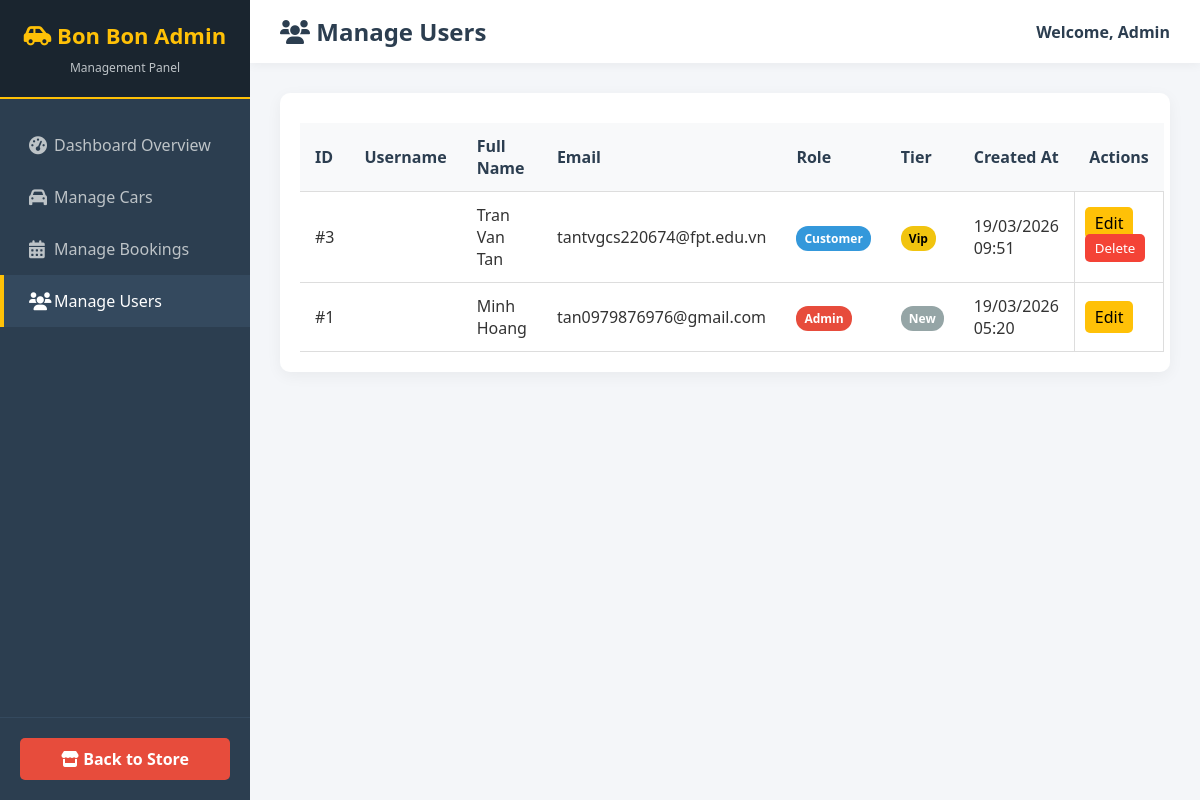
/index.php?action=admin_users (signed in), run on an earlier commit of the app's database.
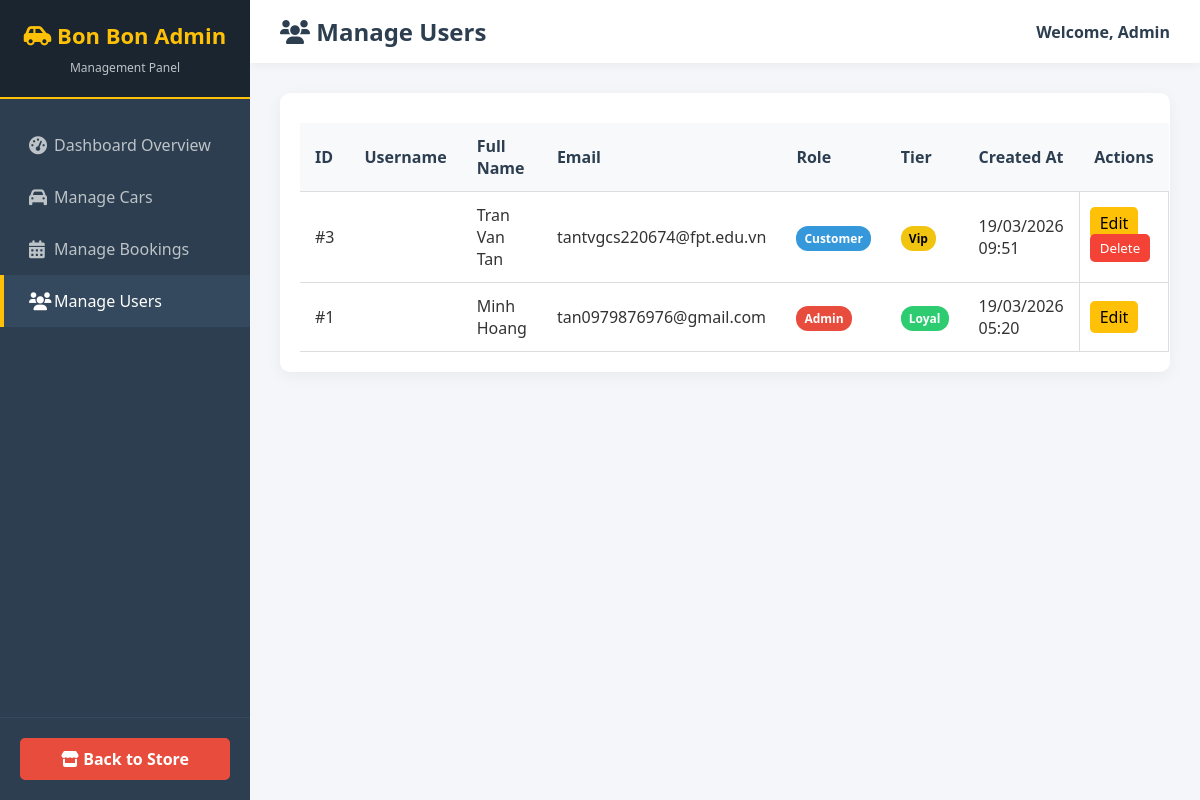
And on a later commit of the database.
### tables this page shows
CREATE TABLE `users` (
  `id` int(11) NOT NULL,
  `fullname` varchar(100) NOT NULL,
  `email` varchar(150) NOT NULL,
  `phone` varchar(20) NOT NULL,
  `password_hash` varchar(255) NOT NULL,
  `address` varchar(255) DEFAULT NULL,
  `avatar_url` varchar(255) DEFAULT NULL,
  `role` enum('admin','customer') DEFAULT 'customer',
  `is_active` tinyint(1) DEFAULT 0,
  `created_at` timestamp NOT NULL DEFAULT current_timestamp(),
  `updated_at` timestamp NOT NULL DEFAULT current_timestamp() ON UPDATE current_timestamp(),
  `membership_tier` enum('new','loyal','vip') DEFAULT 'new'
);

### datafunctions/user_functions.php (called while the page is built, shortened)
<?php
function getAllUsers(PDO $db) {
    try {
        $stmt = $db->prepare("SELECT * FROM users ORDER BY id DESC");
        $stmt->execute();
        return $stmt->fetchAll(PDO::FETCH_ASSOC);
    } catch (PDOException $e) {
        die("Lỗi SQL: " . $e->getMessage());
    }
}

### views/admin/users_list.php (the view, shortened to what the changed rows need)
<!DOCTYPE html>
<html lang="en">
<head>
    <link href="https://cdnjs.cloudflare.com/ajax/libs/font-awesome/6.0.0/css/all.min.css" rel="stylesheet">
</head>
<body>
    <div class="sidebar">
        <div class="sidebar-header">
            <h2><i class="fas fa-car-side"></i> Bon Bon Admin</h2>
        </div>
    </div>
    <div class="main-content">
        <div class="top-navbar">
            <h1><i class="fas fa-users"></i> Manage Users</h1>
        </div>
        <div class="content-body">
            <div class="table-container">
                <table>
                    <thead>
                        <tr>
                            <th>ID</th>
                            <th>Username</th>
                            <th>Full Name</th>
                            <th>Email</th>
                            <th>Role</th>
                            <th>Tier</th>
                            <th>Created At</th>
                            <th>Actions</th>
                        </tr>
                    </thead>
                    <tbody>
                        <?php if (empty($users)): ?>
                            <tr>
                                <td colspan="7" style="text-align: center; padding: 20px;">No users found.</td>
                            </tr>
                        <?php else: ?>
                            <?php foreach ($users as $user): ?>
                                <tr>
                                    <td>#<?= htmlspecialchars($user['id'] ?? '') ?></td>
                                    <td><strong><?= htmlspecialchars($user['username'] ?? '') ?></strong></td>
                                    <td><?= htmlspecialchars($user['fullname'] ?? '') ?></td>
                                    <td><?= htmlspecialchars($user['email'] ?? '') ?></td>
                                    <td>
                                        <span class="badge <?= ($user['role'] ?? '') === 'admin' ? 'bg-admin' : 'bg-customer' ?>">
                                            <?= ucfirst($user['role'] ?? '') ?>
                                        </span>
                                    </td>
                                    <td>
                                        <?php
                                            $tClass = 'bg-new';
                                            if(($user['membership_tier'] ?? '') == 'loyal') $tClass = 'bg-loyal';
                                            if(($user['membership_tier'] ?? '') == 'vip') $tClass = 'bg-vip';
                                        ?>
                                        <span class="badge <?= $tClass ?>">
                                            <?= ucfirst($user['membership_tier'] ?? '') ?>
                                        </span>
                                    </td>
                                    <td><?= date('d/m/Y H:i', strtotime($user['created_at'] ?? 'now')) ?></td>
                                    <td style="padding: 10px; border: 1px solid #ddd;">
                                        <a href="index.php?action=admin_edit_user&id=<?= $user['id'] ?>" style="background:#ffc107; color:#000; padding:5px 10px; text-decoration:none; border-radius:5px; margin-right:5px;">Edit</a>
                                    </td>
                                </tr>
                            <?php endforeach; ?>
                        <?php endif; ?>
                    </tbody>
                </table>
            </div>
        </div>
    </div>
</body>
</html>

What changed in the data, as far as the page shows it:
changed users "Minh Hoang": membership_tier "New" → "Loyal"
